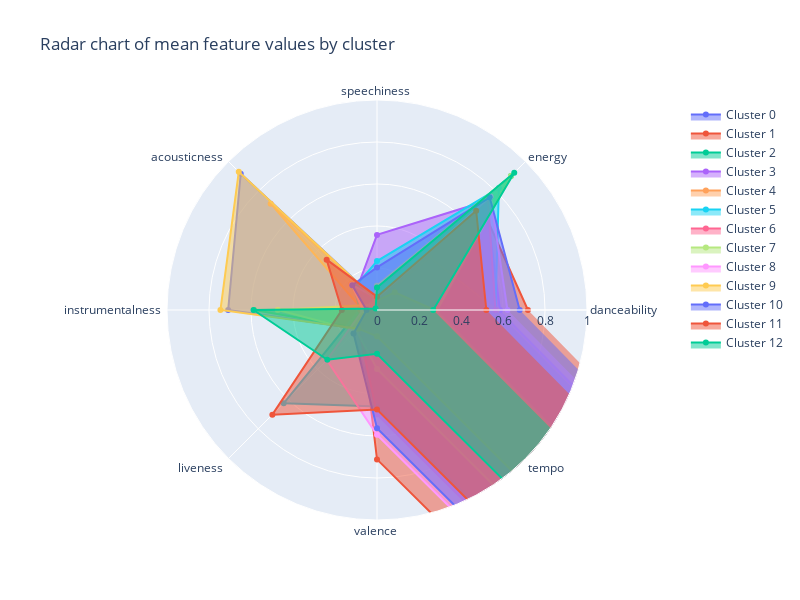

The notebook cell saved with this chart:
### Code cell
radar_chart(df_1)

### Figure 1 — Plotly figure (JSON) as saved in the notebook; plotly's stock layout.template omitted (floating-point values rounded to 4 significant figures)
{"data": [{"fill": "toself", "name": "Cluster 0", "r": [0.3567, 0.1523, 0.04484, 0.9178, 0.7087, 0.1257, 0.2055, 144.7], "theta": ["danceability ", "energy   ", "speechiness ", "acousticness ", "instrumentalness ", "liveness ", "valence ", "tempo   "], "type": "scatterpolar"}, {"fill": "toself", "name": "Cluster 1", "r": [0.7187, 0.7009, 0.05633, 0.1729, 0.02932, 0.1065, 0.7114, 107.7], "theta": ["danceability ", "energy   ", "speechiness ", "acousticness ", "instrumentalness ", "liveness ", "valence ", "tempo   "], "type": "scatterpolar"}, {"fill": "toself", "name": "Cluster 2", "r": [0.2836, 0.9019, 0.0972, 0.008384, 0.5855, 0.1226, 0.2245, 104.6], "theta": ["danceability ", "energy   ", "speechiness ", "acousticness ", "instrumentalness ", "liveness ", "valence ", "tempo   "], "type": "scatterpolar"}, {"fill": "toself", "name": "Cluster 3", "r": [0.5857, 0.7329, 0.3576, 0.1373, 0.08159, 0.1578, 0.4794, 133.2], "theta": ["danceability ", "energy   ", "speechiness ", "acousticness ", "instrumentalness ", "liveness ", "valence ", "tempo   "], "type": "scatterpolar"}, {"fill": "toself", "name": "Cluster 4", "r": [0.5696, 0.355, 0.04406, 0.7161, 0.06787, 0.1315, 0.4762, 108.2], "theta": ["danceability ", "energy   ", "speechiness ", "acousticness ", "instrumentalness ", "liveness ", "valence ", "tempo   "], "type": "scatterpolar"}, {"fill": "toself", "name": "Cluster 5", "r": [0.5639, 0.8208, 0.2331, 0.1517, 0.08332, 0.6286, 0.459, 130.3], "theta": ["danceability ", "energy   ", "speechiness ", "acousticness ", "instrumentalness ", "liveness ", "valence ", "tempo   "], "type": "scatterpolar"}, {"fill": "toself", "name": "Cluster 6", "r": [0.5642, 0.7467, 0.05059, 0.123, 0.07952, 0.1229, 0.4961, 142.4], "theta": ["danceability ", "energy   ", "speechiness ", "acousticness ", "instrumentalness ", "liveness ", "valence ", "tempo   "], "type": "scatterpolar"}, {"fill": "toself", "name": "Cluster 7", "r": [0.2868, 0.9018, 0.1158, 0.03477, 0.4726, 0.1388, 0.281, 161.7], "theta": ["danceability ", "energy   ", "speechiness ", "acousticness ", "instrumentalness ", "liveness ", "valence ", "tempo   "], "type": "scatterpolar"}, {"fill": "toself", "name": "Cluster 8", "r": [0.6213, 0.7646, 0.0558, 0.1708, 0.06658, 0.3376, 0.594, 121.7], "theta": ["danceability ", "energy   ", "speechiness ", "acousticness ", "instrumentalness ", "liveness ", "valence ", "tempo   "], "type": "scatterpolar"}, {"fill": "toself", "name": "Cluster 9", "r": [0.2735, 0.1195, 0.04438, 0.931, 0.7455, 0.1257, 0.1253, 80.72], "theta": ["danceability ", "energy   ", "speechiness ", "acousticness ", "instrumentalness ", "liveness ", "valence ", "tempo   "], "type": "scatterpolar"}, {"fill": "toself", "name": "Cluster 10", "r": [0.6796, 0.759, 0.2027, 0.1666, 0.04962, 0.1577, 0.5635, 110.6], "theta": ["danceability ", "energy   ", "speechiness ", "acousticness ", "instrumentalness ", "liveness ", "valence ", "tempo   "], "type": "scatterpolar"}, {"fill": "toself", "name": "Cluster 11", "r": [0.5206, 0.668, 0.06345, 0.3392, 0.1674, 0.7047, 0.474, 119.2], "theta": ["danceability ", "energy   ", "speechiness ", "acousticness ", "instrumentalness ", "liveness ", "valence ", "tempo   "], "type": "scatterpolar"}, {"fill": "toself", "name": "Cluster 12", "r": [0.2676, 0.9243, 0.1073, 0.009408, 0.5879, 0.3348, 0.2085, 118.7], "theta": ["danceability ", "energy   ", "speechiness ", "acousticness ", "instrumentalness ", "liveness ", "valence ", "tempo   "], "type": "scatterpolar"}], "layout": {"height": 600, "polar": {"radialaxis": {"range": [0, 1], "visible": true}}, "showlegend": true, "title": {"text": "Radar chart of mean feature values by cluster"}, "width": 800}}
